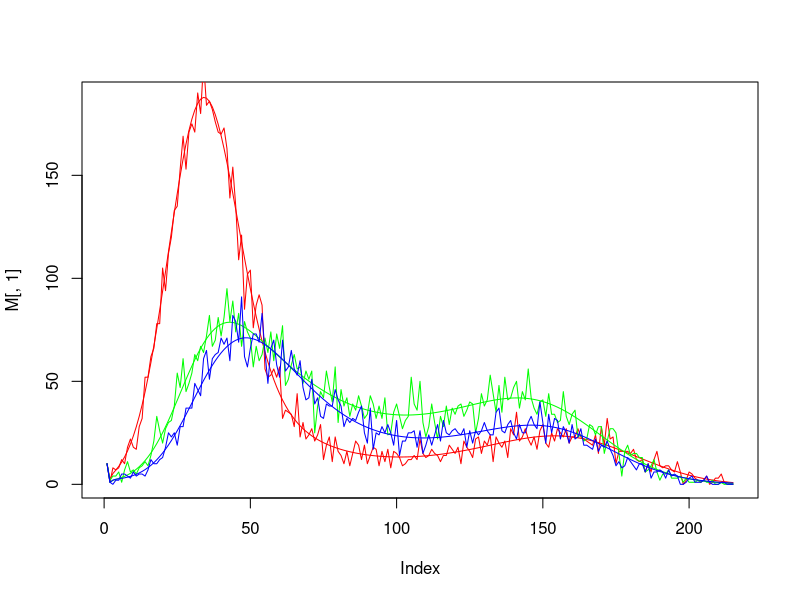
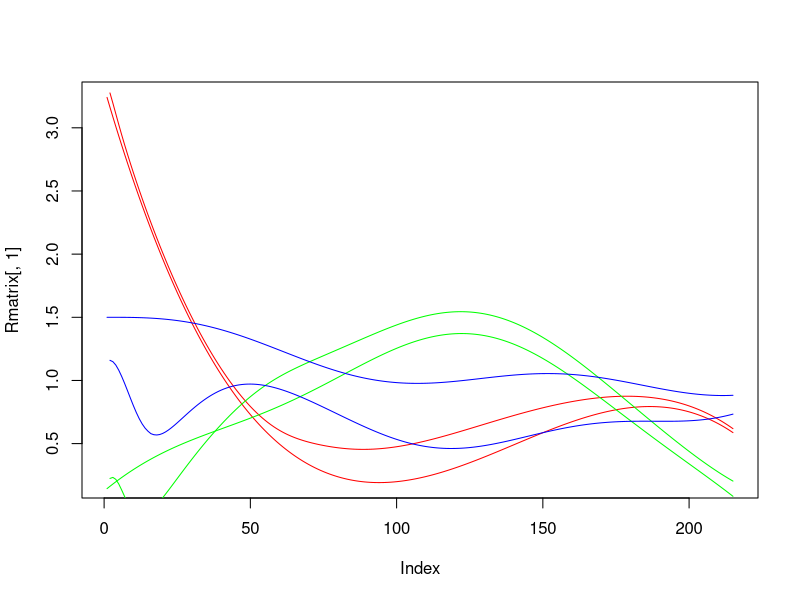

The R script that drew these images, in order:

si_shape <- 2       ## shape parameter for serial interval assuming gamma distribution
si_rate  <- 0.5     ## rate parameter for serial interval assuming gamma distribution

w <- sapply(1:14, function(x){
  pgamma(x, si_shape, si_rate) - pgamma(x-1, si_shape, si_rate)
})   

w <- w/sum(w)

Ra <- function(t) (20*cos(t/500) + (0.8*t - 50)^2 - (0.115 * t)^3)/1000 + 0.8 
Rb <- function(t) (30*sin(t/150) + cos(t/20) - (t/50)^2)/8 - 0.006*t 
Rc <- function(t) (30*cos(t/150) + 2*sin(t/20) + 2*(t/50)^2)/20 - 0.005*t

tmax <- 215

Rmatrix = cbind(Ra(1:tmax), Rb(1:tmax), Rc(1:tmax))
head(Rmatrix)

M <- matrix(NA, nrow = tmax, ncol = 3)
N <- matrix(NA, nrow = tmax, ncol = 3)
R_rev <- matrix(NA, nrow = tmax, ncol = 3)

# initialize
t = 1
M[t, ] <- 10
N[t, ] <- 10
J <- 3
S <- length(w)

P <- matrix(c(0.8, 0.2, 0.1, 
              0.15, 0.6, 0.3,
              0.05, 0.2, 0.6), 3)

set.seed(123)

for(t in 2:tmax) {
  
  # what are the boundaries of tau
  tau_end = min(S, t - 1)
  
  ## FIRST YOU CAN CALCULATE THE INNER 
  # dim(Rmatrix[t, ])
  #inner_vec2 <- as.matrix(rep(Rmatrix[t, ],ta) %*% M[t - 1:tau_end, 1] %*% w[1:tau_end]
  
  ## need to repeat this
  #J = 1
  
  RR <- diag(Rmatrix[t, ])
  RR
  
  ## MM is m(t - 1), ..., m(1)
  ## where rows are regions
  ## and columns are time
  if(t == 2) {
    MM <- as.matrix(M[t - 1:tau_end, ])
  } else {
    MM <- t(as.matrix(M[t - 1:tau_end, ]))
  }
  MM
  WW <-  as.matrix(w[1:tau_end])
  
  inner_vec <- RR %*% MM %*% WW
  
  # Rmatrix[t, ]
  # RR <- matrix(rep(Rmatrix[t, ],times = tau_end), ncol = tau_end)
  # RR
  # RR %*% M[t - 1:tau_end, ]
  # 
  # inner_vec = vector("numeric", J)
  # inner_vec[1:J] <- 0
  # ##
  # for(jx in 1:J) {
  # 
  #   ## FOR EACH jx CALCULATE THE SUM
  #   for(tau in 1:tau_end) {
  #     inner_vec[jx] = inner_vec[jx] + Rmatrix[t, jx] * M[t - tau, jx] * w[tau]
  #   }
  # 
  # }
  # inner_vec ## just 1 for each region
  # Rmatrix[t,]## //
  
  ##x
  # outer_vec = vector("numeric", J)
  # outer_vec[1:J] <- 0
  # 
  # # this gets each m_j
  # for(j in 1:J) {
  #   
  #   # now loop over all j' within each j
  #   for(jx in 1:J) {
  #     
  #     # ****
  #     # the difference is whether you invert jx or j in P
  #     # ****
  #     outer_vec[j] = outer_vec[j] + P[jx, j] * inner_vec[jx]
  #     
  #   }
  #   
  # }
  outer_vec = t(P) %*% inner_vec
  
  M[t, ] = outer_vec 
  N[t, ] = sapply(outer_vec, function(x) rpois(1, x))
  
  ## reverse calc R
  sum_m_w_mat <- matrix(rep(MM %*% WW, times = J), byrow = T, nrow = J)
  sum_m_w_mat <- t(sum_m_w_mat)
  sum_m_w_mat
  
  # now the a, b, c ... matrix is really just P * rowwise the above
  c_mat <- t(P) * sum_m_w_mat
  c_mat <- t(c_mat)
  
  R_rev[t, ] <- solve(t(c_mat) %*% c_mat) %*% t(c_mat) %*% M[t, ]
  
}

plot(M[,1], type = 'l', col = 'red')
lines(N[, 1], col = 'red')
lines(M[,2], type = 'l', col = 'green')
lines(N[, 2], col = 'green')
lines(M[,3], type = 'l', col = 'blue')
lines(N[,3], type = 'l', col = 'blue')

plot(Rmatrix[,1], type = 'l', col = 'red')
lines(R_rev[, 1], col = 'red')
lines(Rmatrix[,2], type = 'l', col = 'green')
lines(R_rev[, 2], col = 'green')
lines(Rmatrix[,3], type = 'l', col = 'blue')
lines(R_rev[,3], type = 'l', col = 'blue')
